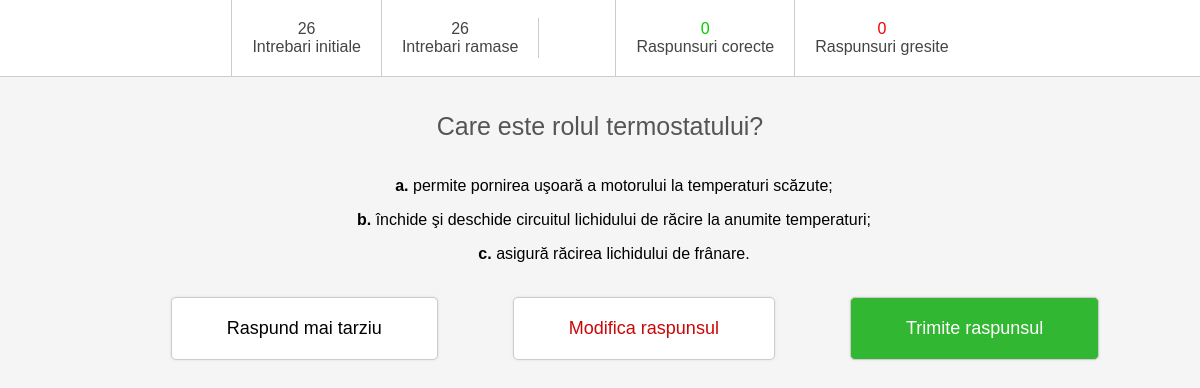
The app's page /chestionar.php, older data.
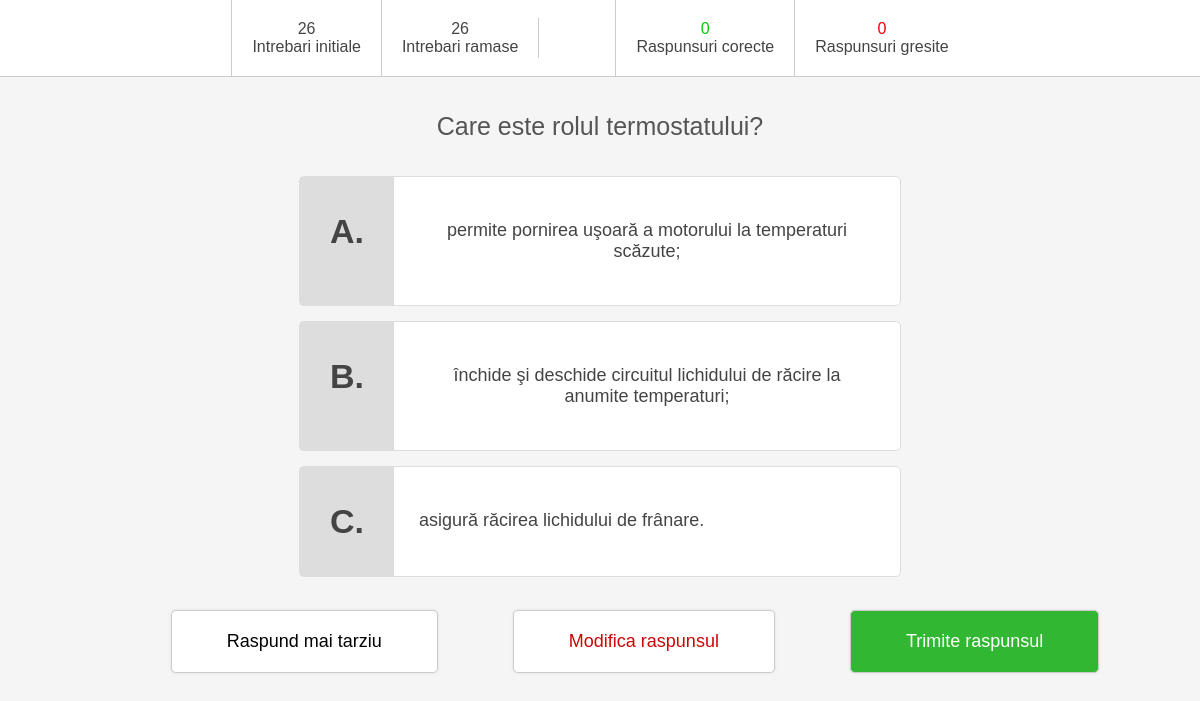
The same page, newer data.
### tables this page shows
CREATE TABLE `intrebari` (
  `id` int(11) NOT NULL,
  `cerinta` varchar(200) NOT NULL,
  `imagine` varchar(70) DEFAULT NULL,
  `variante` text NOT NULL,
  `rasp_a` varchar(3) NOT NULL,
  `rasp_b` varchar(3) NOT NULL,
  `rasp_c` varchar(3) NOT NULL,
  `eticheta` varchar(40) NOT NULL
);

### chestionar.php (the view, shortened to what this page needs)
<?php
	include("functions.php");
	if($_SESSION['normal']) {
		$query = "SELECT * FROM intrebari WHERE id={$_SESSION['id_intreb'][$_SESSION['intrebare']]} LIMIT 1";
	}
	elseif($_SESSION['normal'] == false) {
		$query = "SELECT * FROM intrebari WHERE id={$_SESSION['id_intreb'][$_SESSION['intrebare2']]} LIMIT 1";
		$nr_intrebare = array_search($_SESSION['intrebare2'],$_SESSION['id_intreb']);
	}
	$stmt = $connection->prepare($query);
	$stmt->execute();
	$o_intrebare = $stmt->fetch(PDO::FETCH_ASSOC);
?>
<!DOCTYPE html>
<html>
	<head>
		<link href="stylesheets/chestionar_css.css" media="all" rel="stylesheet"/>
	</head>
	<body>
		<div id="status">
			<div> <span>26</span> Intrebari initiale</div>
			<div><span id="intreb_nr"><?php echo $_SESSION['intreb_afis']+1; ?></span> Intrebari ramase </div>
			<div><span id="timp"></span></div>
			<div><span id="intreb_corecte"><?php echo $_SESSION['rasp_corect'];?></span> Raspunsuri corecte</div>
			<div><span id="intreb_gresite"><?php echo $_SESSION['rasp_gresit'];?></span> Raspunsuri gresite </div>
			<!--<li>Array Sarite: <span id="intreb_nr"><?php print_r ($_SESSION['sarite']); ?></span></li>
			<li>Intrebari1: <span id="intreb_corecte"><?php echo   $_SESSION['intrebare']; ?></span></li>
			<li>Intrebari2: <span id="intreb_gresite"><?php echo $_SESSION['intrebare2'];?></span></li>
			<li>Normal: <span id="intreb_gresite"><?php echo $_SESSION['normal'];?></span></li>-->
		</div>
		<div id="wrapper">
			<div id="intrebare">
				<div id="cerinta">
					<?php
						echo '<div id="text">' . $o_intrebare['cerinta'] . '</div>';
					?>
				</div>
				<div id="raspunsuri">
					<div>
					<?php
						echo $o_intrebare['variante'];
					?>
					</div>
				</div>
			</div>
			<?php if($_SESSION['corectare'] == false) : ?>
				<div id="trimite">
					<div id="mai_tarziu">
						Raspund mai tarziu
					</div>
					<div id="sterg_raspunsul">
						Modifica raspunsul
					</div>
					<div id="trimit_raspunsul">
						Trimite raspunsul
					</div>
				</div>
			<?php endif; ?>
		</div>
	</body>
</html>

### stylesheets/chestionar_css.css (style rules this page uses)
body { font-family: Arial,sans-serif; margin: 0; background: #f5f5f5; }
#wrapper { margin: 15px auto; width: 100%; text-align: center; }
#status { display: flex; align-items: center; justify-content: center; border-bottom: 1px solid #ccc; background: white; color: #444; }
#status div { border-left: 1px solid #ccc; padding: 20px; }
#status div span { display: block; text-align: center; }
#status #intreb_corecte { color: #00CC00; }
#status #intreb_gresite { color: #EE0000; }
#cerinta { display: inline-block; font-size: 25px; font-weight: 400; color: #555; margin: 20px; }
#raspunsuri { display: flex; align-items: center; justify-content: space-evenly; }
#trimite { margin-top: 1em; border: 0px; font-family: Tahoma, Arial; font-size: 18px; }
#mai_tarziu, #sterg_raspunsul, #trimit_raspunsul { display:inline-block; cursor: pointer; text-align: center; margin-left: 70px; color: #000000; border: 1px solid #ccc; padding: 20px 55px; border-radius: 5px; background: white; box-shadow: 0px 0px 3px #ddd; }
#sterg_raspunsul { color: #cc0606; }
#trimit_raspunsul { background: #32b732; color: white; }
#raspunsuri div div { border: 1px solid #ddd; display: flex; border-radius: 5px; background: white; font-size: 16px; color: #444; width: 600px; margin: 15px auto; cursor: pointer; }
#raspunsuri div div strong { text-transform: uppercase; font-size: 34px; display: inline-block; padding: 35px 30px; background: #ddd; }
#raspunsuri div div p { display: inline-block; padding: 25px; font-size: 18px; }
#raspunsuri b { font-size: 16px; font-family:Arial; font-weight: bold; margin-top: -10px; padding-top: 15px; padding-bottom: 15px; padding-left:28px; }

Row changes from the older to the newer data that the page shows:
changed intrebari "Care este rolul termostatului?": variante "a. permite pornirea uşoară a motorului la temperaturi scăzute; b. închide şi deschide circuitul lichidului de răcire la anumite temperaturi; c. asigură răcirea lichidului de…" → "A. permite pornirea uşoară a motorului la temperaturi scăzute; B. închide şi deschide circuitul lichidului de răcire la anumite temperaturi; C. asigură răcirea lichidului de…"
